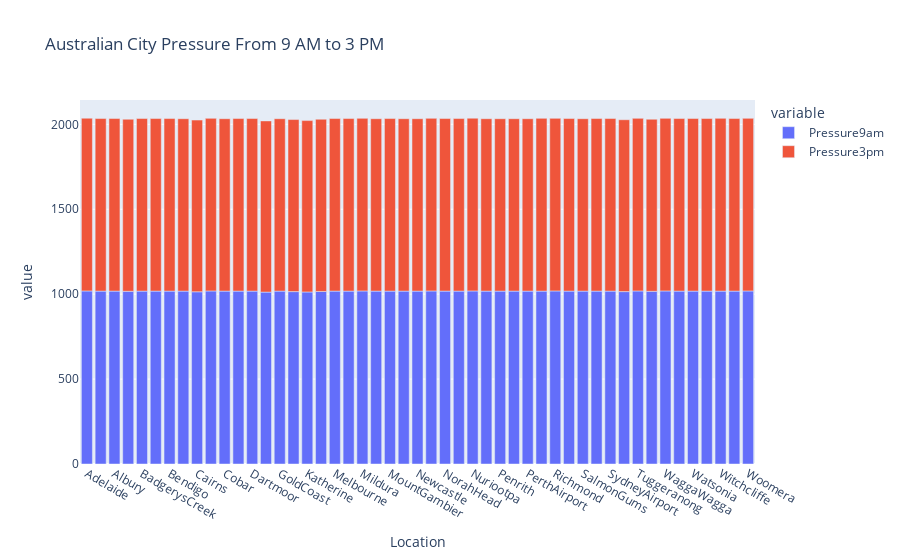

The cell this chart's notebook holds for it:
### Markdown cell above
### E.4. Visualisasi Data Tekanan Berdasarkan Lokasi

### Code cell
# Membuat grup untuk lokasi, pressure 9 am dan pressure 3 pm
loc_press = df_new.groupby("Location")[["Pressure9am", "Pressure3pm"]].mean().round()
loc_press = loc_press.reset_index()
loc_press.columns= ["Location","Pressure9am", "Pressure3pm"]

# Membuat judul
fig = px.bar(loc_press, x="Location", y=["Pressure9am", "Pressure3pm"], title="Australian City Pressure From 9 AM to 3 PM  ")

# Menampilkan
fig.show()

### Figure 1 — Plotly figure (JSON) as saved in the notebook; plotly's stock layout.template omitted (floating-point values rounded to 4 significant figures)
{"data": [{"alignmentgroup": "True", "hovertemplate": "variable=Pressure9am<br>Location=%{x}<br>value=%{y}<extra></extra>", "legendgroup": "Pressure9am", "marker": {"color": "#636efa", "pattern": {"shape": ""}}, "name": "Pressure9am", "offsetgroup": "Pressure9am", "orientation": "v", "showlegend": true, "textposition": "auto", "type": "bar", "x": ["Adelaide", "Albany", "Albury", "AliceSprings", "BadgerysCreek", "Ballarat", "Bendigo", "Brisbane", "Cairns", "Canberra", "Cobar", "CoffsHarbour", "Dartmoor", "Darwin", "GoldCoast", "Hobart", "Katherine", "Launceston", "Melbourne", "MelbourneAirport", "Mildura", "Moree", "MountGambier", "MountGinini", "Newcastle", "Nhil", "NorahHead", "NorfolkIsland", "Nuriootpa", "PearceRAAF", "Penrith", "Perth", "PerthAirport", "Portland", "Richmond", "Sale", "SalmonGums", "Sydney", "SydneyAirport", "Townsville", "Tuggeranong", "Uluru", "WaggaWagga", "Walpole", "Watsonia", "Williamtown", "Witchcliffe", "Wollongong", "Woomera"], "xaxis": "x", "y": [1019, 1018, 1018, 1017, 1018, 1018, 1018, 1018, 1014, 1019, 1018, 1018, 1018, 1012, 1018, 1015, 1013, 1016, 1018, 1018, 1019, 1018, 1018, 1018, 1018, 1019, 1018, 1018, 1019, 1018, 1018, 1018, 1018, 1018, 1019, 1018, 1018, 1018, 1018, 1015, 1019, 1017, 1019, 1018, 1018, 1018, 1018, 1018, 1019], "yaxis": "y"}, {"alignmentgroup": "True", "hovertemplate": "variable=Pressure3pm<br>Location=%{x}<br>value=%{y}<extra></extra>", "legendgroup": "Pressure3pm", "marker": {"color": "#EF553B", "pattern": {"shape": ""}}, "name": "Pressure3pm", "offsetgroup": "Pressure3pm", "orientation": "v", "showlegend": true, "textposition": "auto", "type": "bar", "x": ["Adelaide", "Albany", "Albury", "AliceSprings", "BadgerysCreek", "Ballarat", "Bendigo", "Brisbane", "Cairns", "Canberra", "Cobar", "CoffsHarbour", "Dartmoor", "Darwin", "GoldCoast", "Hobart", "Katherine", "Launceston", "Melbourne", "MelbourneAirport", "Mildura", "Moree", "MountGambier", "MountGinini", "Newcastle", "Nhil", "NorahHead", "NorfolkIsland", "Nuriootpa", "PearceRAAF", "Penrith", "Perth", "PerthAirport", "Portland", "Richmond", "Sale", "SalmonGums", "Sydney", "SydneyAirport", "Townsville", "Tuggeranong", "Uluru", "WaggaWagga", "Walpole", "Watsonia", "Williamtown", "Witchcliffe", "Wollongong", "Woomera"], "xaxis": "x", "y": [1017, 1016, 1016, 1013, 1016, 1016, 1016, 1015, 1011, 1016, 1015, 1016, 1016, 1008, 1015, 1013, 1009, 1014, 1016, 1016, 1016, 1015, 1016, 1015, 1015, 1016, 1016, 1016, 1017, 1015, 1015, 1015, 1015, 1017, 1016, 1016, 1015, 1016, 1016, 1012, 1016, 1013, 1016, 1016, 1016, 1016, 1017, 1016, 1016], "yaxis": "y"}], "layout": {"barmode": "relative", "legend": {"title": {"text": "variable"}, "tracegroupgap": 0}, "title": {"text": "Australian City Pressure From 9 AM to 3 PM  "}, "xaxis": {"anchor": "y", "domain": [0, 1], "title": {"text": "Location"}}, "yaxis": {"anchor": "x", "domain": [0, 1], "title": {"text": "value"}}}}
